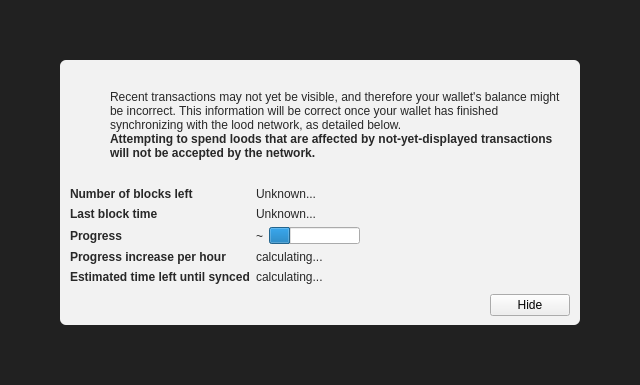
<?xml version="1.0" encoding="UTF-8"?>
<ui version="4.0">
 <class>ModalOverlay</class>
 <widget class="ModalOverlay" name="ModalOverlay">
  <property name="geometry">
   <rect>
    <x>0</x>
    <y>0</y>
    <width>640</width>
    <height>385</height>
   </rect>
  </property>
  <property name="windowTitle">
   <string>Form</string>
  </property>
  <layout class="QVBoxLayout" name="verticalLayout" stretch="0">
   <property name="sizeConstraint">
    <enum>QLayout::SetDefaultConstraint</enum>
   </property>
   <property name="leftMargin">
    <number>0</number>
   </property>
   <property name="topMargin">
    <number>0</number>
   </property>
   <property name="rightMargin">
    <number>0</number>
   </property>
   <property name="bottomMargin">
    <number>0</number>
   </property>
   <item>
    <widget class="QWidget" name="bgWidget" native="true">
     <property name="styleSheet">
      <string notr="true">#bgWidget { background: rgba(0,0,0,220); }</string>
     </property>
     <layout class="QVBoxLayout" name="verticalLayoutMain" stretch="1">
      <property name="leftMargin">
       <number>60</number>
      </property>
      <property name="topMargin">
       <number>60</number>
      </property>
      <property name="rightMargin">
       <number>60</number>
      </property>
      <property name="bottomMargin">
       <number>60</number>
      </property>
      <item>
       <widget class="QWidget" name="contentWidget" native="true">
        <property name="styleSheet">
         <string notr="true">#contentWidget { background: rgba(255,255,255,240); border-radius: 6px; }

QLabel { color: rgb(40,40,40);  }</string>
        </property>
        <layout class="QVBoxLayout" name="verticalLayoutSub" stretch="1,0,0,0">
         <property name="spacing">
          <number>0</number>
         </property>
         <property name="leftMargin">
          <number>10</number>
         </property>
         <property name="topMargin">
          <number>10</number>
         </property>
         <property name="rightMargin">
          <number>10</number>
         </property>
         <property name="bottomMargin">
          <number>10</number>
         </property>
         <item>
          <layout class="QHBoxLayout" name="horizontalLayoutIconText" stretch="0,1">
           <property name="topMargin">
            <number>20</number>
           </property>
           <item>
            <layout class="QVBoxLayout" name="verticalLayoutIcon">
             <property name="leftMargin">
              <number>0</number>
             </property>
             <item>
              <widget class="QPushButton" name="warningIcon">
               <property name="enabled">
                <bool>false</bool>
               </property>
               <property name="text">
                <string/>
               </property>
               <property name="icon">
                <iconset>
                 <normaloff>:/icons/warning</normaloff>
                 <disabledoff>:/icons/warning</disabledoff>:/icons/warning</iconset>
               </property>
               <property name="iconSize">
                <size>
                 <width>48</width>
                 <height>48</height>
                </size>
               </property>
               <property name="flat">
                <bool>true</bool>
               </property>
              </widget>
             </item>
             <item>
              <spacer name="verticalSpacerWarningIcon">
               <property name="orientation">
                <enum>Qt::Vertical</enum>
               </property>
               <property name="sizeHint" stdset="0">
                <size>
                 <width>20</width>
                 <height>40</height>
                </size>
               </property>
              </spacer>
             </item>
            </layout>
           </item>
           <item>
            <layout class="QVBoxLayout" name="verticalLayoutInfoText">
             <property name="leftMargin">
              <number>0</number>
             </property>
             <property name="topMargin">
              <number>0</number>
             </property>
             <item>
              <widget class="QLabel" name="infoText">
               <property name="text">
                <string>Recent transactions may not yet be visible, and therefore your wallet's balance might be incorrect. This information will be correct once your wallet has finished synchronizing with the lood network, as detailed below.</string>
               </property>
               <property name="textFormat">
                <enum>Qt::RichText</enum>
               </property>
               <property name="wordWrap">
                <bool>true</bool>
               </property>
              </widget>
             </item>
             <item>
              <widget class="QLabel" name="infoTextStrong">
               <property name="font">
                <font>
                 <weight>75</weight>
                 <bold>true</bold>
                </font>
               </property>
               <property name="text">
                <string>Attempting to spend loods that are affected by not-yet-displayed transactions will not be accepted by the network.</string>
               </property>
               <property name="textFormat">
                <enum>Qt::RichText</enum>
               </property>
               <property name="wordWrap">
                <bool>true</bool>
               </property>
              </widget>
             </item>
             <item>
              <spacer name="verticalSpacerInTextSpace">
               <property name="orientation">
                <enum>Qt::Vertical</enum>
               </property>
               <property name="sizeHint" stdset="0">
                <size>
                 <width>20</width>
                 <height>40</height>
                </size>
               </property>
              </spacer>
             </item>
            </layout>
           </item>
          </layout>
         </item>
         <item>
          <spacer name="verticalSpacerAfterText">
           <property name="orientation">
            <enum>Qt::Vertical</enum>
           </property>
           <property name="sizeHint" stdset="0">
            <size>
             <width>20</width>
             <height>40</height>
            </size>
           </property>
          </spacer>
         </item>
         <item>
          <layout class="QFormLayout" name="formLayout">
           <property name="fieldGrowthPolicy">
            <enum>QFormLayout::FieldsStayAtSizeHint</enum>
           </property>
           <property name="horizontalSpacing">
            <number>6</number>
           </property>
           <property name="verticalSpacing">
            <number>6</number>
           </property>
           <property name="topMargin">
            <number>10</number>
           </property>
           <item row="0" column="0">
            <widget class="QLabel" name="labelNumberOfBlocksLeft">
             <property name="font">
              <font>
               <weight>75</weight>
               <bold>true</bold>
              </font>
             </property>
             <property name="text">
              <string>Number of blocks left</string>
             </property>
            </widget>
           </item>
           <item row="0" column="1">
            <widget class="QLabel" name="numberOfBlocksLeft">
             <property name="text">
              <string>Unknown...</string>
             </property>
            </widget>
           </item>
           <item row="1" column="0">
            <widget class="QLabel" name="labelLastBlockTime">
             <property name="font">
              <font>
               <weight>75</weight>
               <bold>true</bold>
              </font>
             </property>
             <property name="text">
              <string>Last block time</string>
             </property>
            </widget>
           </item>
           <item row="1" column="1">
            <widget class="QLabel" name="newestBlockDate">
             <property name="sizePolicy">
              <sizepolicy hsizetype="Maximum" vsizetype="Preferred">
               <horstretch>0</horstretch>
               <verstretch>0</verstretch>
              </sizepolicy>
             </property>
             <property name="text">
              <string>Unknown...</string>
             </property>
            </widget>
           </item>
           <item row="2" column="0">
            <widget class="QLabel" name="labelSyncDone">
             <property name="font">
              <font>
               <weight>75</weight>
               <bold>true</bold>
              </font>
             </property>
             <property name="text">
              <string>Progress</string>
             </property>
            </widget>
           </item>
           <item row="2" column="1">
            <layout class="QHBoxLayout" name="horizontalLayoutSync" stretch="0,1">
             <item>
              <widget class="QLabel" name="percentageProgress">
               <property name="text">
                <string notr="true">~</string>
               </property>
              </widget>
             </item>
             <item>
              <widget class="QProgressBar" name="progressBar">
               <property name="value">
                <number>24</number>
               </property>
               <property name="format">
                <string/>
               </property>
              </widget>
             </item>
            </layout>
           </item>
           <item row="4" column="0">
            <widget class="QLabel" name="labelProgressIncrease">
             <property name="font">
              <font>
               <weight>75</weight>
               <bold>true</bold>
              </font>
             </property>
             <property name="text">
              <string>Progress increase per hour</string>
             </property>
            </widget>
           </item>
           <item row="4" column="1">
            <widget class="QLabel" name="progressIncreasePerH">
             <property name="text">
              <string>calculating...</string>
             </property>
            </widget>
           </item>
           <item row="5" column="0">
            <widget class="QLabel" name="labelEstimatedTimeLeft">
             <property name="font">
              <font>
               <weight>75</weight>
               <bold>true</bold>
              </font>
             </property>
             <property name="text">
              <string>Estimated time left until synced</string>
             </property>
            </widget>
           </item>
           <item row="5" column="1">
            <widget class="QLabel" name="expectedTimeLeft">
             <property name="text">
              <string>calculating...</string>
             </property>
            </widget>
           </item>
          </layout>
         </item>
         <item>
          <layout class="QHBoxLayout" name="horizontalLayoutButtons">
           <property name="leftMargin">
            <number>10</number>
           </property>
           <property name="topMargin">
            <number>10</number>
           </property>
           <item>
            <spacer name="horizontalSpacer">
             <property name="orientation">
              <enum>Qt::Horizontal</enum>
             </property>
             <property name="sizeHint" stdset="0">
              <size>
               <width>40</width>
               <height>20</height>
              </size>
             </property>
            </spacer>
           </item>
           <item>
            <widget class="QPushButton" name="closeButton">
             <property name="text">
              <string>Hide</string>
             </property>
            </widget>
           </item>
          </layout>
         </item>
        </layout>
       </widget>
      </item>
     </layout>
    </widget>
   </item>
  </layout>
 </widget>
 <customwidgets>
  <customwidget>
   <class>ModalOverlay</class>
   <extends>QWidget</extends>
   <header>modaloverlay.h</header>
   <container>1</container>
  </customwidget>
 </customwidgets>
 <resources/>
 <connections/>
</ui>
